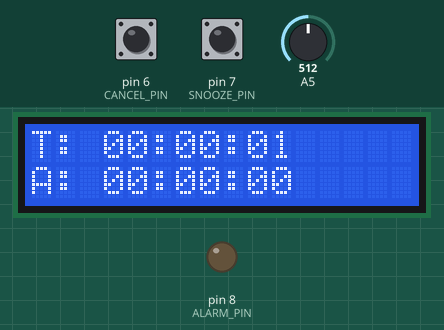
Bench run of a sketch on a simulated Arduino Uno, built with avr-gcc and run on an emulated ATmega328P. Parts: 16×2 character LCD, output pins drawn as LEDs (lit = HIGH). Dashed ring = blinking. Inputs (shaded band) come from the test bench; at power-on: pin 6 (CANCEL_PIN) HIGH, pin 7 (SNOOZE_PIN) HIGH, A5 = 512.

Above: at 1.2 s.
1.3 s: pin 6 (CANCEL_PIN) pulled LOW for 0.15 s
At 1.51 s:
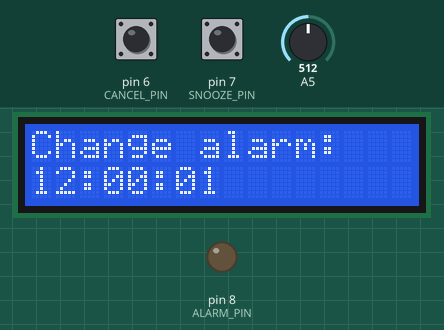
3.6 s: pin 6 (CANCEL_PIN) pulled LOW for 1 s
At 4.2 s:
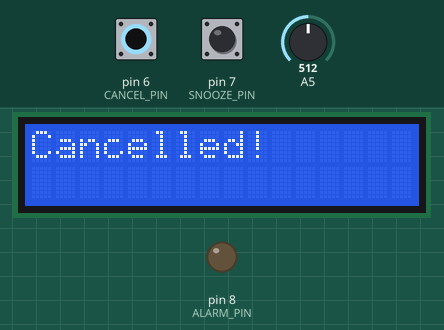
6.2 s: pin 7 (SNOOZE_PIN) pulled LOW for 0.15 s
At 6.4 s:
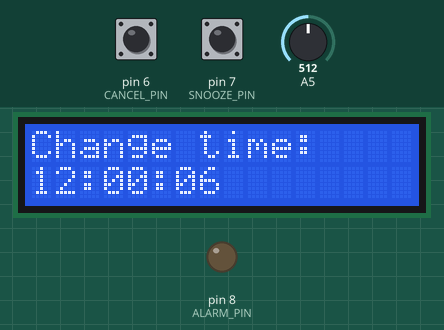
8.4 s: pin 6 (CANCEL_PIN) pulled LOW for 0.15 s
At 9.83 s:
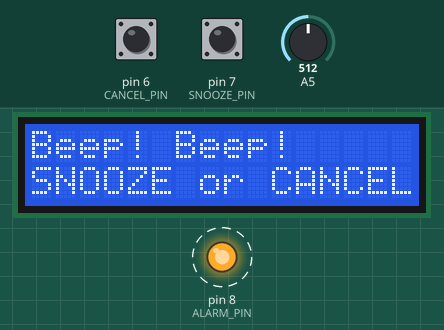
11.5 s: pin 7 (SNOOZE_PIN) pulled LOW for 1 s
At 12.2 s:
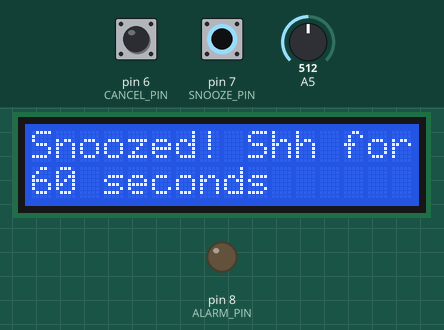
14.7 s: pin 6 (CANCEL_PIN) driven LOW and pin 7 (SNOOZE_PIN) driven LOW
At 15.6 s:
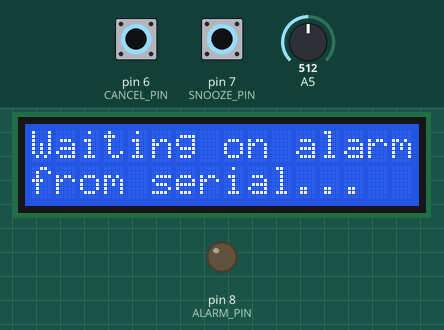
Timing chart, 0 to 17.2 s (numbered marks = the images above; inputs shaded):
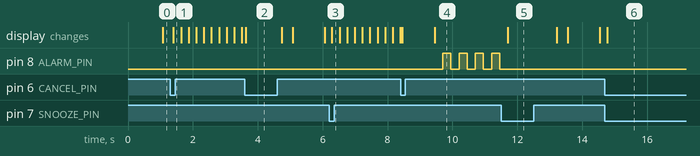

The sketch:

alarm_clock.ino
```cpp
/*

Alarm clock features:
- time and alarm display
- edit both time and alarm
- alarm snooze and cancel
- sync time and alarm over serial

*/

#include <Time.h> // from: http://www.pjrc.com/teensy/td_libs_Time.html
#include <TimeAlarms.h>

#define SNOOZE_SECONDS 60

#define ALARM_PIN   8
#define SNOOZE_PIN  7
#define CANCEL_PIN  6

#define TIME_MSG_LEN  11   // time sync to PC is HEADER followed by Unix time_t as ten ASCII digits
#define TIME_HEADER   'T'   // Header tag for serial time sync message
#define ALARM_HEADER  'A'
#define TIME_REQUEST   7    // ASCII bell character requests a time sync message

#include <LiquidCrystal.h>
#define LCD_CHARS_PER_ROW 16
#define LCD_ROWS 2
//LiquidCrystal(rs, enable, d4, d5, d6, d7)
LiquidCrystal lcd(12, 11, 5, 4, 3, 2);

void display(String msg){
	lcd.clear();
	int newLine = msg.indexOf("\n");
	if ( newLine == -1 ){
		lcd.print(msg);
	} else {
		lcd.print(msg.substring(0, newLine));
		lcd.setCursor(0, 1);
		lcd.print(msg.substring(newLine+1, msg.length()));
	}
}

void display(char* msg){
	display(String(msg));
}

String pad(int value){
	return value < 10 ? "0" + String(value) : String(value);
}

String formatTime(time_t t){
	return pad(hour(t)) + ":" + pad(minute(t)) + ":" + pad(second(t));
}

time_t processTimeMessage(char header){
	// return time message sent from serial
	// Linux: TZ_adjust=2;  echo "T$(($(date +%s)+60*60*$TZ_adjust))" >> /dev/ttyACM0
	while(Serial.available() >=  TIME_MSG_LEN ){
		char c = Serial.read() ;
		if( c == header ) {
			time_t pctime = 0;
			for(int i=0; i < TIME_MSG_LEN -1; i++){
				c = Serial.read();
				if( c >= '0' && c <= '9'){
					pctime = (10 * pctime) + (c - '0') ;
				}
			}
		return pctime;
		}
	}
	return NULL;
}

void syncTimeFromSerial(){
	time_t time;
	while (timeStatus() == timeNotSet){
		time = processTimeMessage(TIME_HEADER);
		if (time != NULL){
			setTime(time);
		}
		delay(100);
	}
}

time_t getAlarmFromSerial(){
	time_t alarm = NULL;
	while (alarm == NULL){
		alarm = processTimeMessage(ALARM_HEADER);
		delay(100);
	}
	return alarm;
}

void soundAlarm();

static int snooze_pin_state = 1;
static int cancel_pin_state = 1;

bool buttonReleased(int* previous_state, int pin){
	int new_state = digitalRead(pin);
	bool released = *previous_state == 1 && new_state == 0;
	*previous_state = new_state;
	return released;
}

bool snoozeButtonReleased(){
	return buttonReleased(&snooze_pin_state, SNOOZE_PIN);
}

bool cancelButtonReleased(){
	return buttonReleased(&cancel_pin_state, CANCEL_PIN);
}

bool snoozed(){
	bool snoozeReleased = snoozeButtonReleased();
	if (snoozeReleased){
		Alarm.timerOnce(SNOOZE_SECONDS, soundAlarm);
		display("Snoozed! Shh for:\n" + String(SNOOZE_SECONDS) + " seconds");
		delay(1500);
	}
	return snoozeReleased;
}

bool cancelled(){
	bool cancelReleased = cancelButtonReleased();
	if (cancelReleased){
		display("Cancelled!");
		delay(1000);
	}
	return cancelReleased;
}

void beep(int freq, int period, int silence){
	analogWrite(ALARM_PIN, freq);
	delay(period);
	analogWrite(ALARM_PIN, 0);
	delay(silence);
}

void soundAlarm(){
	display("Beep! Beep!\nSNOOZE or CANCEL");
	delay(250);
	while (!snoozed() && !cancelled()){
		beep(200, 250, 250);
	}
}

time_t alarms[5];

void setupAlarm(time_t alarm){
	alarms[0] = alarm;
	Alarm.alarmOnce(hour(alarm), minute(alarm), second(alarm), soundAlarm);
}

time_t getNextAlarm(){
	return alarms[0];
}


time_t edit(time_t time, String msg){
	tmElements_t tm;
	breakTime(time,tm);

	uint8_t* current = &tm.Hour;
	int scale = 24;
	String timeS;

	int blink_period = 400;
	int blink_counter = 0;

	while (!cancelled()){
		if (snoozeButtonReleased()){
			//advance to next edit or finish
			if (current == &tm.Second) {
				break;
			}
			current = current == &tm.Minute ? &tm.Second : current;
			current = current == &tm.Hour ? &tm.Minute : current;
			scale = 60;
		}

		*current = int(float(1024-analogRead(A5))/1024*scale);
		timeS = formatTime(makeTime(tm));

		if (blink_counter >= blink_period/2){
			if (current == &tm.Hour){
				timeS[0] = ' ';
				timeS[1] = ' ';
			}
			if (current == &tm.Minute){
				timeS[3] = ' ';
				timeS[4] = ' ';
			}
			if (current == &tm.Second){
				timeS[6] = ' ';
				timeS[7] = ' ';
			}
		}
		blink_counter = (blink_counter + 50) % blink_period;

		display(msg + ":\n" + timeS);
		delay(50);
	}
	return makeTime(tm);
}

int getMode(){
	return !snoozeButtonReleased()*2 + !cancelButtonReleased();
}


void setup(){
	Serial.begin(9600);
	lcd.begin(LCD_CHARS_PER_ROW, LCD_ROWS);
	pinMode(ALARM_PIN, OUTPUT);
	pinMode(CANCEL_PIN, INPUT_PULLUP);
	pinMode(SNOOZE_PIN, INPUT_PULLUP);
}

void loop(){
	switch(getMode()){
		case 3: display("T: " + formatTime(now())+ "\nA: " + formatTime(getNextAlarm()));
				break;

		case 2: setupAlarm(edit(now(), "Change alarm"));
				break;

		case 1: setTime(edit(now(), "Change time"));
				break;

		case 0: display("Waiting on time\nsync from serial...");
				syncTimeFromSerial();
				display("Waiting on alarm\nfrom serial...");
				setupAlarm(getAlarmFromSerial());
	}
	Alarm.delay(100);
}
```

Measured:
- after the input at 1.3 s, the display: changes after 0.10 s (image 1)
- after the input at 3.6 s, the display: changes at once (image 2)
- after the input at 6.2 s, the display: changes after 0.09 s (image 3)
- after the input at 8.4 s, pin 8 (ALARM_PIN): alternates HIGH for 0.25 s and LOW for 0.25 s, starting after 1.3 s; the display: first changes after 0.05 s (image 4 shows a later state)
- after the input at 11.5 s, pin 8 (ALARM_PIN): stops changing and stays LOW; the display: changes after 0.21 s (image 5)
- after the input at 14.7 s, the display: changes after 0.07 s (image 6)
